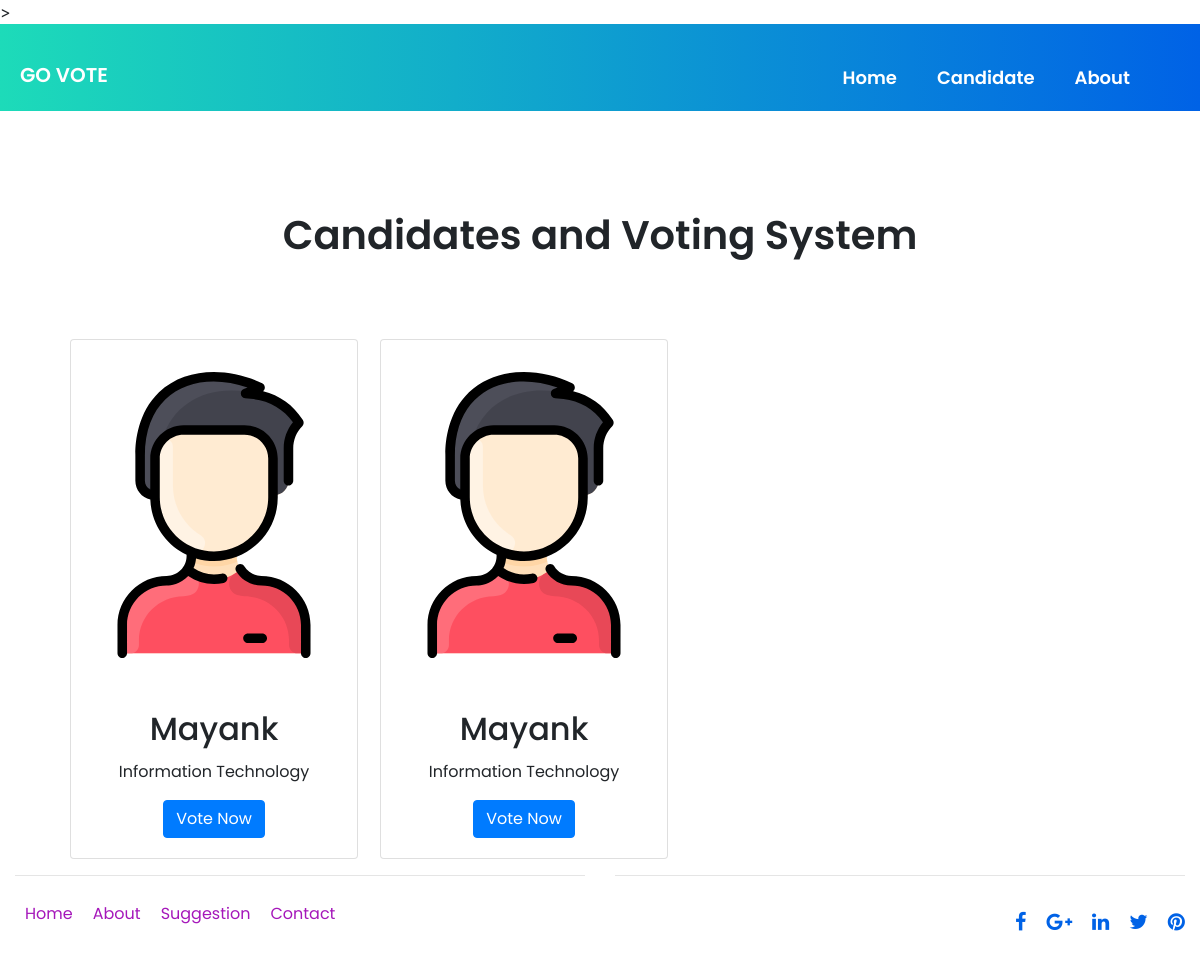
The app's page /2nd_cand.php with its own data.
### tables this page shows
CREATE TABLE IF NOT EXISTS `candidate_2nd` (
  `id` int(11) NOT NULL AUTO_INCREMENT,
  `name` varchar(200) DEFAULT NULL,
  `email` varchar(200) DEFAULT NULL,
  `mobile` bigint(20) DEFAULT NULL,
  `branch` varchar(200) DEFAULT NULL,
  `rollno` bigint(20) DEFAULT NULL,
  `enrollid` varchar(200) DEFAULT NULL,
  `approve_status` int(20) DEFAULT '0' COMMENT '0 for pending , 1 for approve 2 for reject',
  PRIMARY KEY (`id`)
);

### 2nd_cand.php (the view, shortened to what this page needs)
<!DOCTYPE html>
<html lang="en">
<head>
<link rel="stylesheet" href="css/bootstrap.min.css">
<link rel="stylesheet" href="https://stackpath.bootstrapcdn.com/font-awesome/4.7.0/css/font-awesome.min.css">
<link rel="stylesheet" href="css/style.css">
</head>
<body>
  <div class="container-fluid" id="cont-3">
    <header id="nav-bar">
      <nav class="navbar navbar-expand-lg navbar-light bg-dark">
        <a class="navbar-brand" href="index.html"  style="color: white; font-weight: 600; margin-top: 15px;">GO VOTE</a>
        <div class="collapse navbar-collapse" id="navbarNav">
          <ul class="navbar-nav ml-auto animate__animated animate__bounceInDown" style="padding-right: 50px;">
            <li class="nav-item" >
              <a class="nav-link" href="index.html" style="color:white; font-weight: 600; text-align: center; font-size: 18px; margin-top: 20px;  text-transform: capitalize; padding: 20px;">Home</a>
            </li>
            <li class="nav-item" >
              <a class="nav-link" href="candidate.php"  style="color: white; font-weight: 600; text-align: center; font-size: 18px; margin-top: 20px;  text-transform: capitalize; padding: 20px;">Candidate</a>
            </li>
            <li class="nav-item" >
              <a class="nav-link" href="about.php"  style="color: white; font-weight: 600; text-align: center; font-size: 18px; margin-top: 20px;  text-transform: capitalize; padding: 20px;">About</a>
            </li>
          </ul>
        </div>
    </nav>
</header>
<div class="container">
         <div class="row">
           <div class="col-md-12" >
           <h1 class="text-center">
           <p class="text-center" style="margin-bottom: 50px;">Candidates and Voting System</p>
         </div>
         <?php
   $sql = "select * from candidate_2nd where approve_status=1";
   include("dbConnect.php");
       $result= $pdo->query($sql);
     $rs =   $result->fetchAll();
     foreach($rs as $row){
?>
          <div class="col-md-3 " style=" margin-left:25px; padding-top: 30px;">
                <div class="card" style="width: 18rem;">
                  <img class="card-img-top" src="img/9.svg" alt="shinzo" height="350px">
                  <div class="card-body">
                    <h2 class="card-title"><?php echo $row['name']; ?></h2>
                    <p class="card-text"><?php echo $row['branch']; ?></p>
                    <a href="confirmation_2.php" class="btn btn-primary">Vote Now</a>
                  </div>
                </div>
              </div>
              <?php } ?>
          </div>
        </div>
      <section>
        <div class="container-fluid">
          <div class="row">
            <div class="col-md-6">
              <hr>
              <div class="Footer">
                <ul style="display: flex;">
                  <li style="list-style: none; padding: 10px; "><a href="index.html" style="text-decoration: none; color: #a517ba;">Home</a></li>
                  <li style="list-style: none; padding: 10px; "><a href="about.php" style="text-decoration: none; color: #a517ba;">About</a></li>
                  <li style="list-style: none; padding: 10px; "><a href="suggestion.html" style="text-decoration: none; color: #a517ba;">Suggestion</a></li>
                  <li style="list-style: none; padding: 10px; "><a href="contact_form.php" style="text-decoration: none; color: #a517ba;">Contact</a></li>
                </ul>
              </div>
            </div>
            <div class="col-md-6">
              <hr>
              <div class="social-icon">
                <ul >
                                <li>
                                    <a href="">
                                        <i class="fa fa-facebook"></i>
                                    </a>
                                </li>
                                <li>
                                    <a href="">
                                        <i class="fa fa-google-plus"></i>
                                    </a>
                                </li>
                                <li>
                                    <a href="">
                                        <i class="fa fa-linkedin"></i>
                                    </a>
                                </li>
                                <li>
                                    <a href="">
                                        <i class="fa fa-twitter"></i>
                                    </a>
                                </li>
                                <li>
                                    <a href="">
                                        <i class="fa fa-pinterest"></i>
                                    </a>
                                </li>
                            </ul>
              </div>
            </div>
          </div>
        </div>
        </section>
</body>
</html>

### css/style.css (style rules this page uses)
* { margin: 0; padding: 0; box-sizing: border-box; font-family: 'Poppins', sans-serif; scroll-behavior: smooth; text-align: center; }
#nav-bar { position: sticky; }
.navbar { background-image: linear-gradient(to right, #1DDBB9, #0062E6); padding: 0; }
.navbar-brand { height: 40px; padding-left: 20px; }
h1 { font-size: 40px; font-weight: 600; margin-top: 100px; }
#cont-3 { margin-left: 0; margin-right: 0; padding-left: 0; padding-right: 0; max-width: 100%; }
.social-icon ul { list-style: none; display: flex; justify-content: flex-end; }
.social-icon li { padding-left: 20px; padding-top: 15px; }
.social-icon li a { color: #0062E6; font-size: 20px; }

### 2nd_cand.php (style rules this page uses)
* { margin: 0; padding: 0; box-sizing: border-box; scroll-behavior: smooth; text-align: center; font-family: 'Poppins', sans-serif; }

### records on screen
candidate_2nd: name "Mayank", branch "Information Technology"
candidate_2nd: name "Mayank", branch "Information Technology"
